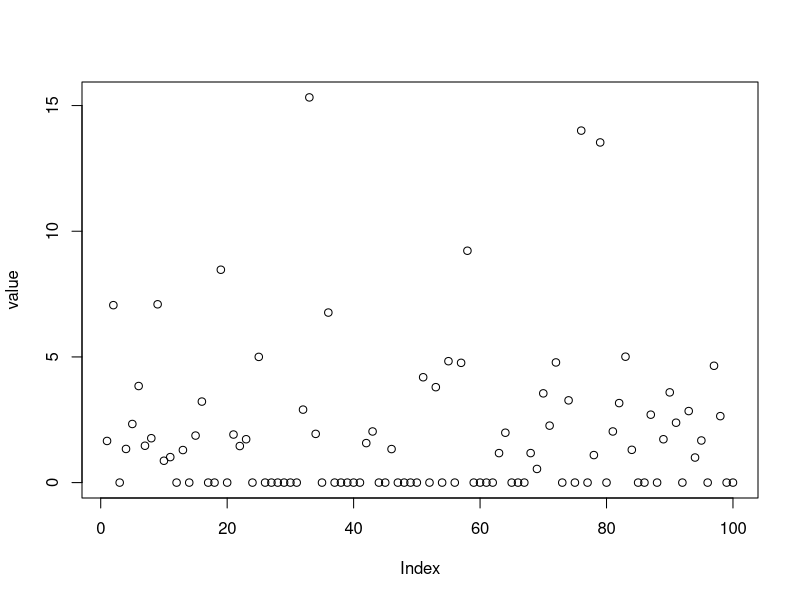

R code for this plot:
# THIRD MEAP TAKEHOME - POINT 2:
# Author: Federico Vicentini
# Date: 03/11/2022

# beta=0.96
# gamma=2
# phi=0.43
# h=1.054
# l=0.982
# epsilon=0.012
# m=rnorm(1, mean=1, sd=0.5)


riskpremium=7.44
riskfree=1.05
x=rnorm(100,1,0.5)
y=rnorm(100,4,3)
dummy=y
#count=0
for(t in 1:length(dummy)){
  if(dummy[t]>4){
    dummy[t]=1
    #count=count+1
  }
  else{
    dummy[t]=0
  }
}

value=abs(1/(1-x))*dummy
plot(value)
